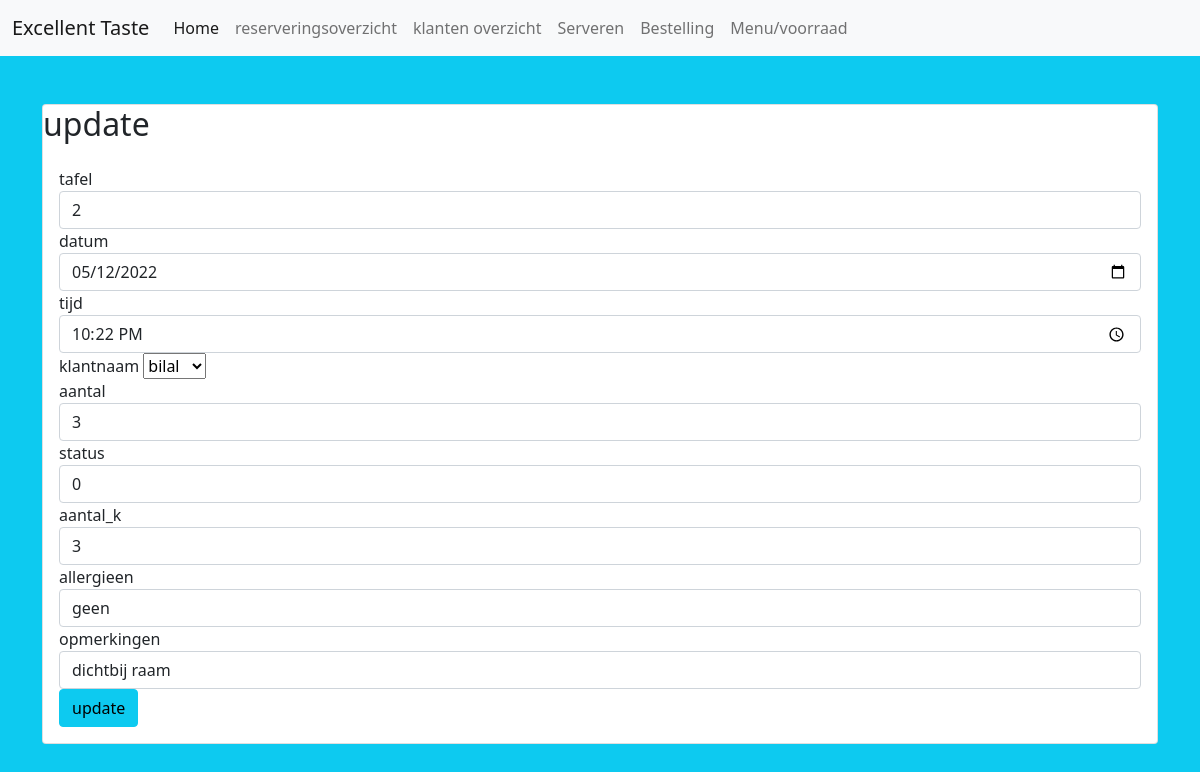
The app's page /reservering/editreservering.php?id=3 with its own data.
### tables this page shows
CREATE TABLE `reservering` (
  `id` int(11) NOT NULL,
  `tafel` int(11) NOT NULL,
  `datum` date NOT NULL,
  `tijd` time NOT NULL,
  `aantal_personen` int(11) NOT NULL,
  `aantal_kinderen` int(11) NOT NULL,
  `status` tinyint(4) NOT NULL,
  `datum_toegevoegd` timestamp NOT NULL DEFAULT `tijd`,
  `allergien` text DEFAULT NULL,
  `opmerkingen` text DEFAULT NULL,
  `klant_id` int(11) NOT NULL
);

CREATE TABLE `klant` (
  `id` int(11) NOT NULL,
  `naam` varchar(20) NOT NULL,
  `telefoon` varchar(11) NOT NULL,
  `email` varchar(128) NOT NULL
);

### db/db.php (called while the page is built, shortened)
<?php
class database {
    private $pdo;
    public function __construct(){
        $this->host = 'localhost';
        $this->user = 'root';
        $this->pass = '';
        $this->db = 'excellenttaste';
        $this->charset = 'utf8mb4';
        try{
            $dsn = 'mysql:host='. $this->host.';dbname='.$this->db.';charset='.$this->charset;
            $this->pdo = new PDO($dsn, $this->user, $this->pass);
            $this->pdo->setAttribute(PDO::ATTR_ERRMODE, PDO::ERRMODE_EXCEPTION);
            return $this->pdo;
        }
        catch(\PDOException $e){
            echo "Connection Failed: ".$e->getMessage();
        }
    }
    public function getReservering($id) {
        $sql = "SELECT * FROM reservering WHERE id = :id";
        $stmt = $this->pdo->prepare($sql);
        $stmt->execute([
            ':id' => $id
        ]);
        $result = $stmt->fetch(PDO::FETCH_ASSOC);
        return $result;
    }
    public function getKlant($id) {
        $sql = "SELECT * FROM klant WHERE id = :id";
        $stmt = $this->pdo->prepare($sql);
        $stmt->execute([
            ':id' => $id
        ]);
        $result = $stmt->fetch(PDO::FETCH_ASSOC);
        return $result;
    }
}
?>

### reservering/editreservering.php (the view, shortened to what this page needs)
<?php
require '../db/db.php';
$db = new database();
$reservering =  $db->getReservering($_GET['id']);
$klant = $db->getKlant($reservering['klant_id']);
?>
<?php
require '../header.php';
?>
    <div class="container">
        <div class="card mt-5">
            <div class="cardheader">
                <h2>update</h2>
                <div class="card-body">
                    <form method="post">
                        <div class="form-group">
                            <label for="tafel">tafel</label>
                            <input type="text" name="tafel" value="<?php echo $reservering['tafel'] ?>" id="tafel" class="form-control">
                        </div>
                        <div class="form-group">
                            <label for="datum">datum</label>
                            <input type="date" name="datum" value="<?php echo $reservering['datum'] ?>" id="datum" class="form-control">
                        </div>
                        <div class="form-group">
                            <label for="tijd">tijd</label>
                            <input type="time" name="tijd" value="<?php echo $reservering['tijd'] ?>" id="tijd" class="form-control">
                        </div>
                        <div class="form-group">
                            <label for="klant_id">klantnaam</label>
                            <select name="klant_id">
                                <option value="<?php echo $reservering['klant_id']; ?>" selected><?php echo $klant['naam']; ?></option>
                            </select>
                        </div>
                        <div class="form-group">
                            <label for="aantal">aantal</label>
                            <input type="text" name="aantal" value="<?php echo $reservering['aantal_personen']; ?>" id="aantal" class="form-control">
                        </div>
                        <div class="form-group">
                            <label for="status">status</label>
                            <input type="text" name="status" value="<?php echo $reservering['status']; ?>" id="status" class="form-control">
                        </div>
                        <div class="form-group">
                            <label for="aantal_k">aantal_k</label>
                            <input type="text" name="aantal_k" value="<?php echo $reservering['aantal_kinderen']; ?>" id="aantal_k" class="form-control">
                        </div>
                        <div class="form-group">
                            <label for="allergieen">allergieen</label>
                            <input type="text" name="allergien" value="<?php echo $reservering['allergien']; ?>" id="allergieen" class="form-control">
                        </div>
                        <div class="form-group">
                            <label for="opmerkingen">opmerkingen</label>
                            <input type="text" name="opmerkingen" value="<?php echo $reservering['opmerkingen']; ?>" id="opmerkingen" class="form-control">
                        </div>
                        <div class="form-group">
                            <button type="submit" name="submit" class="btn btn-info">update</button>
                        </div>
                    </form>
                </div>
            </div>
        </div>
    </div>
<?php
require '../footer.php';
?>

### records on screen
reservering: tafel "2", datum "05/12/2022", tijd "22:22:00", aantal "3", status "0", aantal_k "3", allergien "geen", opmerkingen "dichtbij raam"
klant: klant_id "bilal"
